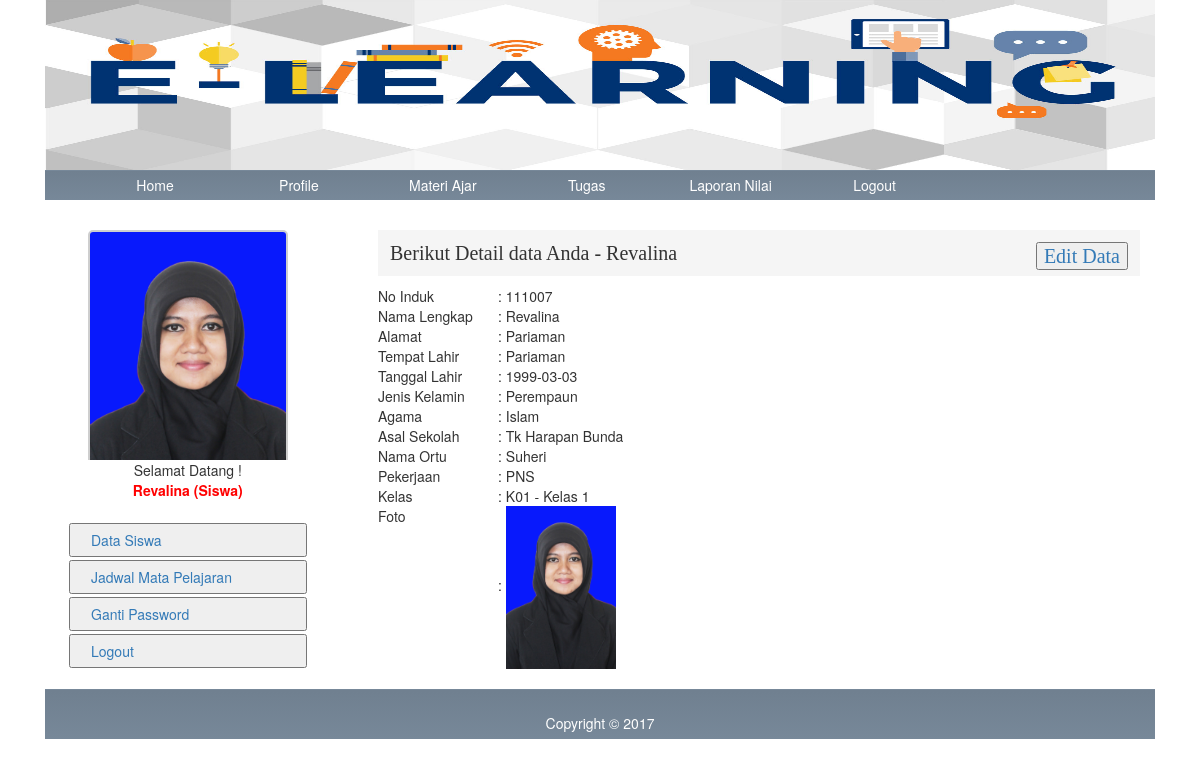
/index.php?page=datasiswa (signed in), run on the app's committed database.
### tables this page shows
CREATE TABLE IF NOT EXISTS `tbl_siswa` (
  `no_induk` varchar(10) NOT NULL,
  `password` varchar(40) NOT NULL,
  `nm_siswa` varchar(40) NOT NULL,
  `alamat` varchar(150) NOT NULL,
  `tempat_lahir` varchar(30) NOT NULL,
  `tanggal_lahir` varchar(15) NOT NULL,
  `jk` varchar(10) NOT NULL,
  `agama` varchar(10) NOT NULL,
  `foto` varchar(50) NOT NULL,
  `sekolah_asal` varchar(90) NOT NULL,
  `nm_ortu` varchar(40) NOT NULL,
  `pekerjaan` varchar(40) NOT NULL,
  `kd_kelas` varchar(5) NOT NULL,
  `level` varchar(10) DEFAULT 'siswa',
  PRIMARY KEY (`no_induk`)
);

CREATE TABLE IF NOT EXISTS `tbl_kelas` (
  `kd_kelas` varchar(4) NOT NULL,
  `nip` varchar(20) NOT NULL,
  `nm_kelas` varchar(20) NOT NULL,
  `kapasitas` int(3) NOT NULL,
  PRIMARY KEY (`kd_kelas`)
);

### datasiswa.php (the view, shortened to what this page needs)
<?php
	$r = mysql_fetch_array(mysql_query("SELECT * FROM tbl_siswa where no_induk='$_SESSION[no_induk]'"));
if ($_GET[aksi]=='edit'){
echo "<div class='artikel'>
	  <h1>Edit data Anda - $r[nm_siswa]</h1>
		  <form action='' method='POST' enctype='multipart/form-data'>
				<table width=100%>
				<input type='hidden' value='$r[no_induk]' name='id'>
					<tr><td width=120>No Induk</td><td><input type='text' name='a' value='$r[no_induk]'></td></tr>
					<tr><td width=120>Nama Lengkap</td><td><input style='width:60%' type='text' name='c' value='$r[nm_siswa]'></td></tr>
					<tr><td width=120 valign=top>Alamat</td><td><textarea style='width:90%; height:60px' name='d'>$r[alamat]</textarea></td></tr>
					<tr><td width=120>Tempat Lahir</td><td><input style='width:50%' type='text' name='e' value='$r[tempat_lahir]'></td></tr>
					<tr><td width=120>Tanggal Lahir</td><td><input type='text' name='f' value='$r[tanggal_lahir]'></td></tr>
					<tr><td width=120>Jenis Kelamin</td><td>";
														if ($r[jk]=='Laki-laki'){
															echo "<input type='radio' name='g' value='Laki-laki' checked> Laki-laki
															<input type='radio' name='g' value='Perempaun'> Perempaun";
														}else{
															echo "<input type='radio' name='g' value='Laki-laki'> Laki-laki
															<input type='radio' name='g' value='Perempaun' checked> Perempaun";
														}
														echo "</td></tr>
					<tr><td width=120>Agama</td><td><select name='h'>
														<option value='$r[agama]'>$r[agama]</option>
														<option value='Islam'>Islam</option>
														<option value='Kristen'>Kristen</option>
														<option value='Hindu'>Hindu</option>
														<option value='Budha'>Budha</option>
														<option value='Dll'>Dll</option>
												    </select></td></tr>
					<tr><td width=120>Asal Sekolah</td><td><input type='text' name='i' value='$r[sekolah_asal]'></td></tr>
					<tr><td width=120>Nama Ortu</td><td><input style='width:40%' type='text' name='j' value='$r[nm_ortu]'></td></tr>
					<tr><td width=120>Pekerjaan</td><td><input  style='width:10%' type='text' name='k' value='$r[pekerjaan]'></td></tr>
					<tr><td width=120>Kelas</td><td><select name='l'><option value='0' selected>- Pilih -</option>";
												$kelas = mysql_query("SELECT * FROM tbl_kelas");
												while ($k = mysql_fetch_array($kelas)){
													if ($k[kd_kelas] == $r[kd_kelas]){
														echo "<option value='$k[kd_kelas]' selected>$k[kd_kelas] - Kelas $k[nm_kelas]</option>";
													}else{
														echo "<option value='$k[kd_kelas]'>$k[kd_kelas] - Kelas $k[nm_kelas]</option>";
													}
												}
										echo "</select></td></tr>
					<tr><td width=120>Ganti Foto</td><td><input type='file' name='m'></td></tr>
					<tr><td width=120>Foto</td><td><img width='110px' src='foto_siswa/$r[foto]'</td></tr>
					<tr><td width=120></td><td><hr style='color:#fff'><input type='submit' name='update' value='Update Data'></td></tr>
				</table>
		  </form>
	  </div>";
}else{
echo "<div class='artikel'>
	  <h1>Berikut Detail data Anda - $r[nm_siswa] <a style='float:right' href='index.php?page=datasiswa&aksi=edit'><input type='button' value='Edit Data'></a></h1>
				<table width=100%>
					<tr><td width=120>No Induk</td>				<td> : $r[no_induk]</td></tr>
					<tr><td width=120>Nama Lengkap</td>			<td> : $r[nm_siswa]</td></tr>
					<tr><td width=120 valign=top>Alamat</td>	<td> : $r[alamat]</td></tr>
					<tr><td width=120>Tempat Lahir</td>			<td> : $r[tempat_lahir]</td></tr>
					<tr><td width=120>Tanggal Lahir</td>		<td> : $r[tanggal_lahir]</td></tr>
					<tr><td width=120>Jenis Kelamin</td>		<td> : $r[jk]</td></tr>
					<tr><td width=120>Agama</td>				<td> : $r[agama]</td></tr>
					<tr><td width=120>Asal Sekolah</td>			<td> : $r[sekolah_asal]</td></tr>
					<tr><td width=120>Nama Ortu</td>			<td> : $r[nm_ortu]</td></tr>
					<tr><td width=120>Pekerjaan</td>			<td> : $r[pekerjaan]</td></tr>
					<tr><td width=120>Kelas</td><td> : ";
												$kelas = mysql_query("SELECT * FROM tbl_kelas");
												while ($k = mysql_fetch_array($kelas)){
													if ($k[kd_kelas] == $r[kd_kelas]){
														echo "$k[kd_kelas] - Kelas $k[nm_kelas]";
													}
												}
										echo "</td></tr>
					<tr><td width=120 valign=top>Foto</td><td valign=top> : <img width='110px' src='foto_siswa/$r[foto]'</td></tr>
				</table>
	  </div>";
}
?>

### index.php (shortened to what this page needs)
<!DOCTYPE html>
<html>
<head>
	<link rel="stylesheet" type="text/css" href="css/style.css" />
	<link rel="stylesheet" href="https://maxcdn.bootstrapcdn.com/bootstrap/3.3.7/css/bootstrap.min.css">
</head>
<body onLoad="myFunction()">
<div id='container'>
<div class ="container">
<div class ="container-fluid">
	<div id='header'>
		<img class='header' width='1080px' src='images/lh.jpg'>
		<ul id='menu'>
			<?php if ($_SESSION[level]=='admin'){ ?>
				<li><a href='index.php?page=edit&id=1'>Beranda </a></li>
				<li><a href='index.php?page=edit&id=2'>Kelola Profile</a></li>
				<li><a href='index.php?page=kelolasiswa'>Kelola Siswa</a></li>
				<li><a href='index.php?page=kelolaguru'>Kelola Guru</a></li>
				<li><a href='logout.php'>Logout</a></li>
			<?php }elseif ($_SESSION[level]=='siswa'){ ?>
				<li><a href='index.php?page=home'>Home </a></li>
				<li><a href='index.php?page=profile'>Profile</a></li>
				<li><a href='index.php?page=materiajar'>Materi Ajar</a></li>
				<li><a href='index.php?page=tugas'>Tugas</a></li>
				<li><a href='index.php?page=laporannilaisiswa'>Laporan Nilai</a></li>
				<li><a href='logout.php'>Logout</a></li>
			<?php } ?>
		</ul>
	</div>
	<div id='contentt'>
		<?php
			include "content.php";
		?>
	</div>
	<br><div id='sidebar'>
		<div class='sidebar'>
			<?php include "sidebar-left.php"; ?>
		</div>
	</div>
	<div style='clear:both'></div><br>
	<div id='footer'>
	<center style='margin-top:10px'>
	  Copyright &copy; 2017
	</center>
	</div>
</div>
</div>
</div>
</body>
</html>

### content.php (shortened to what this page needs)
<?php
			if ($_GET[page] == 'home' OR $_GET[page] == ''){
						$p = mysql_fetch_array(mysql_query("SELECT * FROM tbl_page where id_page='1'"));
						$isi = nl2br($p[isi]);
						echo "<div class='artikel' style='text-align:justify'>
									<h1>$p[judul]</h1>
									$isi
							  </div><br><br>";
			}elseif ($_GET[page] == 'kelolajadwal'){
				include "jadwal.php";
			}elseif ($_GET[page]=='jadwalguru'){
				include "jadwalguru.php";
			}elseif ($_GET[page]=='datasiswa'){
				include "datasiswa.php";
			}elseif ($_GET[page]=='dataguru'){
				include "dataguru.php";
			}elseif ($_GET[page]=='jadwalsiswa'){
				include "jadwalsiswa.php";
			}elseif ($_GET[page]=='materiajar'){
				include "materiajar.php";
			}elseif ($_GET[page]=='gantipassword'){
				include "gantipasswordsiswa.php";
			}elseif ($_GET[page]=='gantipasswordadmin'){
				include "gantipasswordadmin.php";
			}
			elseif ($_GET[page]=='materiajarguru'){
				include "materiajarguru.php";
			}elseif ($_GET[page]=='kirimtugas'){
				include "kirimtugas.php";
			}elseif ($_GET[page]=='tugas'){
				include "kirimtugassiswa.php";
			}elseif ($_GET[page]=='laporannilai'){
				include "laporannilai.php";
			}elseif ($_GET[page]=='laporannilaisiswa'){
				include "laporannilaisiswa.php";
			}elseif ($_GET[page]=='gantipasswordguru'){
				include "gantipasswordguru.php";
			}elseif ($_GET[page]=='lapjadwalmengajar'){
				include "lapjadwalmengajar.php";
			}elseif ($_GET[page]=='datakepalasekolah'){
				include "datakepalasekolah.php";
			}elseif ($_GET[page]=='gantipasswordkepsek'){
				include "gantipasswordkepsek.php";
			}
?>

### sidebar-left.php (shortened to what this page needs)
<div class='sidebar'>
			<?php
			 if ($_SESSION[level]=='admin'){
			 	echo "<h2>Menu Administrator</h2>";
				echo "<a href='index.php?page=kelolakelas'><input type='button' style='width:100%; padding:5px 5px 5px 20px; text-align:left;  margin-top:3px' value='Kelola Kelas'></a>
						  <a href='index.php?page=kelolamapel'><input type='button' style='width:100%; padding:5px 5px 5px 20px; text-align:left;  margin-top:3px' value='Kelola Mata Pelajaran'></a>
						  <a href='index.php?page=kelolajadwal'><input type='button' style='width:100%; padding:5px 5px 5px 20px; text-align:left;  margin-top:3px' value='Kelola Jadwal Menagajar'></a>
						  <a href='index.php?page=gantipasswordadmin'><input type='button' style='width:100%; padding:5px 5px 5px 20px; text-align:left;  margin-top:3px' value='Ganti Password'></a><br><br>";
			 		echo "<h2>Kalender</h2>";
					  $tgl_skrg=date("d");
					  $bln_skrg=date("n");
					  $thn_skrg=date("Y");
					echo buatkalender($tgl_skrg,$bln_skrg,$thn_skrg);
			 }elseif($_SESSION[level]=='siswa'){
				$g = mysql_fetch_array(mysql_query("SELECT * FROM tbl_siswa where no_induk='$_SESSION[no_induk]'"));
				echo "<center>
							<div style='height:230px; overflow:hidden;'><img style=' border-radius:5px; border:2px solid #cecece; width:200px;' src='foto_siswa/$g[foto]'></div>
							Selamat Datang !<br> <b style='color:red; margin-bottom:10px'>$g[nm_siswa] (Siswa)</b> </center>
						  <br>
						  <a href='index.php?page=datasiswa'><input type='button' style='width:100%; padding:5px 5px 5px 20px; text-align:left;  margin-top:3px' value='Data Siswa'></a>
						  <a href='index.php?page=jadwalsiswa'><input type='button' style='width:100%; padding:5px 5px 5px 20px; text-align:left;  margin-top:3px' value='Jadwal Mata Pelajaran'></a>
						  <a href='index.php?page=gantipassword'><input type='button' style='width:100%; padding:5px 5px 5px 20px; text-align:left;  margin-top:3px' value='Ganti Password'></a>
						  <a href='logout.php'><input type='button' style='width:100%; padding:5px 5px 5px 20px; text-align:left;  margin-top:3px' value='Logout'></a>";
			 }
			?>
		</div>

### css/style.css (style rules this page uses)
.artikel h1 { font-size:20px; background:#F5F5F5; padding:12px; font-family: Broadway; }
body { background-size: cover; }
.artikel { margin-left:15px; clear:both; }
#header { background:#000; width:100%; }
#header img { width:100%; height: 170px; }
#menu { padding:5; margin-top:0px; -moz-box-shadow:inset 0px 1px 0px 0px #778899; -webkit-box-shadow:inset 0px 1px 0px 0px #778899; box-shadow:inset 0px 1px 0px 0px #778899; background:-webkit-gradient( linear, left top, left bottom, color-stop(0.05, #708090), color-stop(1, #778899) ); background:-moz-linear-gradient( center top, #708090 5%, #778899 100% ); filter:progid:DXImageTransform.Microsoft.gradient(startColorstr='#708090', endColorstr='#778899'); background-color:#708090; }
#menu li { list-style-type:none; display:inline-block; width:140px; margin:0px; }
#menu li a, #menu ul.sub-menu li a { text-decoration:none; color:#fff; padding:5px; display:block; margin:0px; text-align:center; }
#menu li { position:relative; }
#container { margin: 0 auto; background:#fff; border-radius:6px; }
#contentt { width:70%; float:right; margin-right:15px; }
#sidebar { width:25%; float:left; margin-right:10px; }
.sidebar { margin:0px 8px 0px 12px; }
#sidebar .sidebar a { text-decoration:none; }
#footer { text-align:center; padding:14px; color:#fff; padding:5; margin-top:0px; -moz-box-shadow:inset 0px 1px 0px 0px #778899; -webkit-box-shadow:inset 0px 1px 0px 0px #778899; box-shadow:inset 0px 1px 0px 0px #778899; background:-webkit-gradient( linear, left top, left bottom, color-stop(0.05, #708090), color-stop(1, #778899) ); background:-moz-linear-gradient( center top, #708090 5%, #778899 100% ); filter:progid:DXImageTransform.Microsoft.gradient(startColorstr='#708090', endColorstr='#778899'); background-color:#708090; height:50px; }

### data on the page
tbl_siswa: nm_siswa "Revalina", no_induk "111007", alamat "Pariaman", tempat_lahir "Pariaman", tanggal_lahir "1999-03-03", jk "Perempaun", agama "Islam", sekolah_asal "Tk Harapan Bunda", nm_ortu "Suheri", pekerjaan "PNS", foto (picture)
tbl_kelas: kd_kelas "K01", nm_kelas "1"
